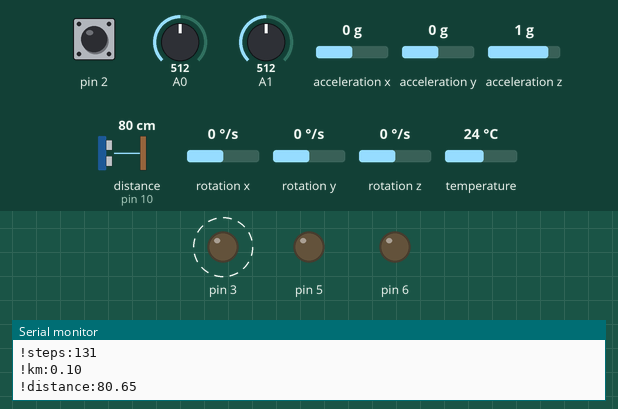
Simulated run of this sketch. Board: Arduino Uno, built with avr-gcc and run on an emulated ATmega328P. Shown: output pins drawn as LEDs (lit = HIGH), the last lines printed to the serial monitor. Dashed ring = blinking. Inputs (shaded band) come from the test bench; at power-on: A0 = 512, distance to the obstacle (sensor on pin 10) 80 cm, A1 = 512, pin 2 HIGH, acceleration x 0 g, acceleration y 0 g, acceleration z 1 g, rotation x 0 °/s, rotation y 0 °/s, rotation z 0 °/s, temperature 24 °C. The echo pulse lasts 58.3 µs per cm.

Above: at 1.2 s.
1.3 s: A0 set to 792
4.3 s: A0 set to 816
At 7.2 s:
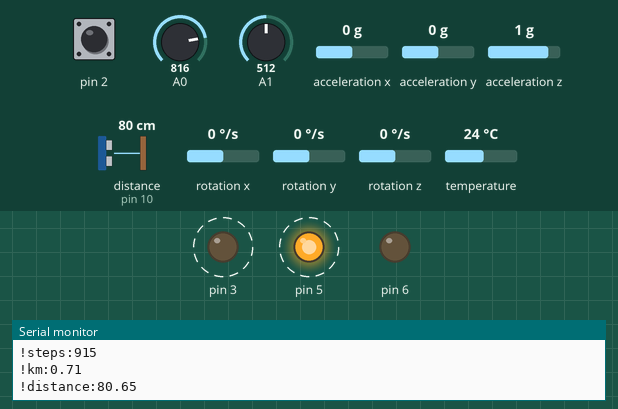
7.3 s: distance to the obstacle (sensor on pin 10) set to 2 cm
At 8.75 s:
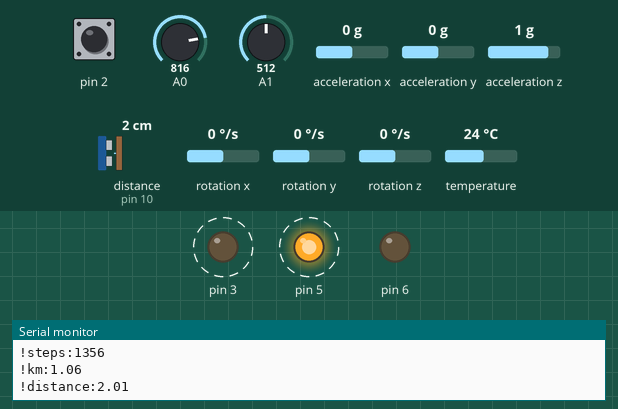
10.3 s: A1 set to 810
At 12.1 s:
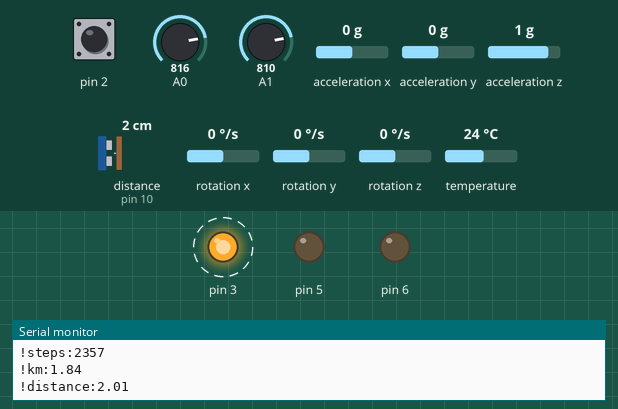
13.3 s: pin 2 pulled LOW for 0.15 s
At 14.2 s:
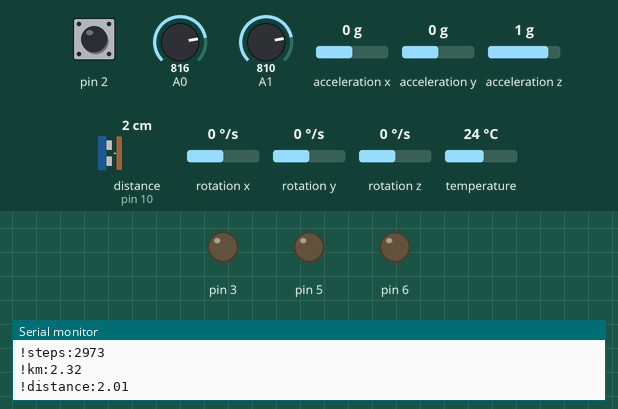
14.9 s: pin 2 pulled LOW for 1 s
At 15.75 s:
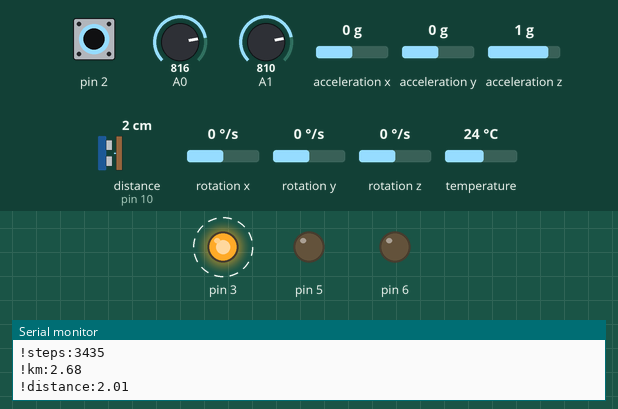
Timing chart, 0 to 19.1 s (numbered marks = the images above; inputs shaded):
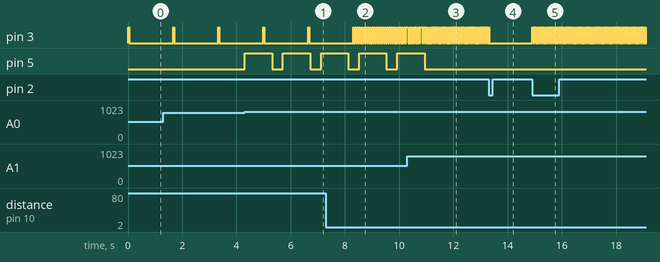

Measured:
- the behaviour switches between 800 and 801 on A0 (found by bisection; images 0 and 1)
- after the input at 4.3 s, pin 5: alternates HIGH for 1.0 s and LOW for 0.40 s, starting at once
- after the input at 7.3 s, pin 3: alternates HIGH for 0.03 s and LOW for 0.05 s, starting after 1.1 s
- after the input at 10.3 s, pin 3: alternates HIGH for 0.03 s and LOW for 0.03 s, starting at once
- after the input at 13.3 s, pin 3: goes on until 13.3 s, then stays LOW
- after the input at 14.9 s, pin 3: alternates HIGH for 0.03 s and LOW for 0.03 s, starting at once
- by itself, pin 3: alternates HIGH for 0.03 s and LOW for 1.6 s

The sketch:

cane_arduino.ino
```cpp
// Define debug for debug output printed with LOG
// #define DEBUG

#include "Log.h"
#include "Headlight.h"
#include "BouncingJoystick.h"
#include "StepGyro.h"
#include "Distancer.h"
#include "DistanceCalibrator.h"
#include "Buzzer.h"
#include "Feedback.h"
#include "SerialLogger.h"

Headlight light_left(6, 1000, 400);
Headlight light_right(5, 1000, 400);
BouncingJoystick joystick(A0, A1, 2);
Distancer distancer(9, 10, 400);
DistanceCalibrator calibrator(distancer);
StepGyro stepGyro = StepGyro();
Buzzer buzzer = Buzzer(3);
CalibrationFeedback calibrationFeedback(buzzer, 200, 300);
ObstacleFeedback obstacleFeedback(buzzer, 30, 1000);
SerialLogger logger(stepGyro, distancer);

void setup() {
    Serial.begin(115200);
    while (!Serial);

    joystick.init();
    stepGyro.init();
    buzzer.init();
    light_left.init();
    light_right.init();
    logger.init();
}

void loop() {
    light_left.loop();
    light_right.loop();
    calibrationFeedback.loop();
    obstacleFeedback.loop();
    stepGyro.loop();
    joystick.trackPressure();
    logger.loop();
    distancer.loop(stepGyro.getTemperature());

    Direction direction = joystick.getPulse();
    switch (direction) {
        case Direction::LEFT:
            light_left.flash(5);
            light_right.stop();
            Serial.print("!blink:");
            Serial.println("left");
            break;
        case Direction::RIGHT:
            light_right.flash(5);
            light_left.stop();
            Serial.print("!blink:");
            Serial.println("right");
            break;
        case Direction::UP:
            calibrator.calibrate(1);
            if (joystick.getToggle()) {
                calibrationFeedback.start(calibrator.getLevel());
            }
            break;
        case Direction::DOWN:
            calibrator.calibrate(-1);
            if (joystick.getToggle()) {
                calibrationFeedback.start(calibrator.getLevel());
            }
            break;
        default:
            break;
    }

    float relDistance = calibrator.getRelDistance();
    if (relDistance > 0 && joystick.getToggle()) {  // Only send feedback when it is not disabled by hte joystick button toggle
        obstacleFeedback.start(relDistance);        // Gets suppressed if there was already feedback a while ago
    }
}
```

BouncingJoystick.h
```cpp
#ifndef B0C19477_CF70_4591_8361_FA5AC3DBFE40
#define B0C19477_CF70_4591_8361_FA5AC3DBFE40

#include "Log.h"

/**
 * Direction enum
 *
 * Note that you can
 * - check if a direction is specified: if(direction)
 * - check if the direction is on the y axis: if(direction >= 3)
 */
enum Direction : uint8_t {
    NONE = 0, LEFT = 1, RIGHT = 2, UP = 3, DOWN = 4
};

/**
 * Wrapper class around a joystick input - with a twist!
 * The bouncing joystick can determine the direction in which the
 * joytick is held (LEFT, RIGH, UP, DOWN) and only sends one pulse.
 * So you have to move the joystick back to the middle before getting
 * a second input for the same direction.
 */
class BouncingJoystick {
private:
    int m_pinX, m_pinY, m_pinPress;
    bool m_isReceivingX, m_isReceivingY, m_isReceivingPress, m_buttonToggle;
public:
    BouncingJoystick(int pinX, int pinY, int pinPress) : m_pinX{pinX}, m_pinY{pinY}, m_pinPress{pinPress},
            m_isReceivingX{true}, m_isReceivingY{true}, m_isReceivingPress{true}, m_buttonToggle{true} {}
    void init() {
        pinMode(m_pinX, INPUT);
        pinMode(m_pinY, INPUT);
        pinMode(m_pinPress, INPUT_PULLUP);
    }
public:
    /**
     * Call this function in the loop.
     * Returns the direction of the current pulse.
     * Doesn't return the same direction twice
     * unless the joystick entered the neutral position again.
     */
    Direction getPulse() {
        int x = analogRead(m_pinX);
        int y = analogRead(m_pinY);

        LOG("Joystick ** X : ") LOG(x) LOG(" | Y : ") LOGLN(y)

        if (isNeutral(x)) {
            m_isReceivingX = true;
        }
        if (isNeutral(y)) {
            m_isReceivingY = true;
        }

        if (m_isReceivingX) {
            if (isLeft(x)) {
                m_isReceivingX = false;
                return Direction::LEFT;
            }
            if (isRight(x)) {
                m_isReceivingX = false;
                return Direction::RIGHT;
            }
        }
        if (m_isReceivingY) {
            if (isUp(y)) {
                m_isReceivingY = false;
                return Direction::UP;
            }
            if (isDown(y)) {
                m_isReceivingY = false;
                return Direction::DOWN;
            }
        }

        return Direction::NONE;
    }
    /**
     * Call this function in the loop.
     * Detects whether the joystick button is newly pressed.
     */
    bool trackPressure() {
        bool released = digitalRead(m_pinPress);
        LOG("Joystick ** Pressure : ") LOGLN(released)
        if (released) {
            m_isReceivingPress = true;
        } else if (m_isReceivingPress) {
            m_isReceivingPress = false;
            toggleButton();
            return true;
        }
        return false;
    }
    inline bool getToggle() const {
        LOG("Joystick ** button toggle : ") LOGLN(m_buttonToggle)
        return m_buttonToggle;
    }
private:
    inline bool isNeutral(int v) {return v > 400 && v < 600;}
    inline bool isLeft(int x) {return x < 200;}
    inline bool isRight(int x) {return x > 800;}
    inline bool isUp(int y) {return y < 200;}
    inline bool isDown(int y) {return y > 800;}
    void toggleButton() {
        m_buttonToggle = !m_buttonToggle;
    }
};

#endif /* B0C19477_CF70_4591_8361_FA5AC3DBFE40 */
```

Buzzer.h
```cpp
#ifndef CCDA9A23_9E7C_4AE2_9B43_8C1A6CE04D59
#define CCDA9A23_9E7C_4AE2_9B43_8C1A6CE04D59

class Buzzer {
private:
    int m_pin;
    bool m_isActive;
public:
    Buzzer(int pin) : m_pin{pin} {}
    void init() {
        pinMode(m_pin, OUTPUT);
    }
public:
    void activate() {
        m_isActive = true;
        digitalWrite(m_pin, HIGH);
    }
    void deactivate() {
        m_isActive = false;
        digitalWrite(m_pin, LOW);
    }
    inline bool isActive() const {return m_isActive;}
};

#endif /* CCDA9A23_9E7C_4AE2_9B43_8C1A6CE04D59 */
```

DistanceCalibrator.h
```cpp
#ifndef C4BCA107_D7D7_4294_A6C6_7A2B8F6E8E09
#define C4BCA107_D7D7_4294_A6C6_7A2B8F6E8E09

#include "Distancer.h"

#define MAX_CALIBRATOR_DISTANCE 100

const uint16_t distances[] = {75, 200, 400};
const uint8_t nDistances = 3;       // Must equal the amount of elements in distances[]

/**
 * Calibrator for the distancer.
 * Calibrates the maximum distance, used by the distancer to improve data
 * quality and calculate the relative distance <max_distance>/<distance>.
 */
class DistanceCalibrator {
private:
    uint8_t m_level;
    Distancer& m_dist;
public:
    DistanceCalibrator(Distancer& dist) : m_level{(int) nDistances/2 + 1}, m_dist{dist} {}
    /**
     * Tries to change the calibration by n steps.
     * Negative steps decrease the calibration, positive steps increase it.
     */
    uint8_t calibrate(int step) {
        m_level = constrain(m_level + step, 1, nDistances);
        m_dist.calibrate(distances[m_level - 1]);
        return m_level;
    }
    /**
     * Returns level of calibration.
     */
    uint8_t getLevel() {
        return m_level;
    }
    float getRelDistance() {
      float distance = m_dist.getDistance();
      if (distance > MAX_CALIBRATOR_DISTANCE) {
        return 0;
      }
      return (distance * m_level) / MAX_CALIBRATOR_DISTANCE;
    }
};

#endif /* C4BCA107_D7D7_4294_A6C6_7A2B8F6E8E09 */
```

Distancer.h
```cpp
#ifndef E873DC66_592D_4DAE_BB3C_0956A8480267
#define E873DC66_592D_4DAE_BB3C_0956A8480267

#include "Log.h"

#include <NewPing.h>

class Distancer {
private:
    NewPing m_sonar;
    int m_triggerPin, m_echoPin;
    uint16_t m_maxDistance;
    float m_distance;
public:
    Distancer(int triggerPin, int echoPin, uint16_t maxDistance) : m_maxDistance{maxDistance}, m_triggerPin{triggerPin},
            m_echoPin{echoPin}, m_sonar{NewPing(triggerPin, echoPin, maxDistance)}, m_distance{0} {

    }
public:
    void loop(float temp = 22.0) {
        // Calculate speed of sound based on temperature
        float speedOfSound = 331.3 + 0.606 * temp;
        unsigned int duration = m_sonar.ping();
        m_distance = (duration / 2.0) * (speedOfSound / 10000.0);
    }
    float getDistance() {
        return m_distance;
    }
    float getRelDistance() {
        float relDistance = m_distance ? m_distance / m_maxDistance : 0;
        LOG("Rel. distance: ") LOGLN(relDistance)
        return relDistance;
    }
    void calibrate(uint16_t maxDistance) {
        m_maxDistance = maxDistance;
        m_sonar = NewPing(m_triggerPin, m_echoPin, m_maxDistance);
        Serial.print("!max_distance:");
        Serial.println(m_maxDistance);
    }
};

#endif /* E873DC66_592D_4DAE_BB3C_0956A8480267 */
```

Feedback.h
```cpp
#ifndef AD657757_AB71_4428_92F7_378071D32D2F
#define AD657757_AB71_4428_92F7_378071D32D2F

#include "Log.h"

#include "Buzzer.h"
#include "Schedule.h"

class ObstacleFeedback : public Schedule {
private:
    Buzzer& m_buzzer;
    uint16_t m_durationOn, m_maxDurationOff;
    bool m_isBlocked;
    float m_relTime;
public:
    ObstacleFeedback(Buzzer& buzzer, uint16_t durationOn, uint16_t maxDurationOff) : m_buzzer{buzzer},
            m_durationOn{durationOn}, m_maxDurationOff{maxDurationOff}, m_isBlocked{false}, m_relTime{0} {}
public:
    void start(float relTime) {
        if (!m_isBlocked) {
            m_isBlocked = true;
            m_relTime = relTime;
            m_buzzer.activate();
            schedule(m_durationOn);
        }
    }
    virtual void run() override {
        if (m_isBlocked && m_buzzer.isActive()) {
            // Buzzer has played. Now mute it for some time to get
            // pings with a certain frequency. The frequency is determined
            // by the pause time calculated from the max pause time and
            // the relative time given at start()
            m_buzzer.deactivate();
            schedule((uint16_t) m_maxDurationOff * m_relTime);
        } else {
            // Buzzer has played AND paused. Unblock feedback for next obstacle iteration.
            LOG("Buzzer played for: ") LOGLN(m_maxDurationOff * m_relTime)
            m_isBlocked = false;
        }
    }
};

class CalibrationFeedback : public Schedule {
private:
    Buzzer& m_buzzer;
    uint8_t m_iCalib;
    uint16_t m_durationOn, m_durationOff;
public:
    CalibrationFeedback(Buzzer& buzzer, uint16_t durationOn, uint16_t durationOff) : m_buzzer{buzzer}, m_iCalib{0},
            m_durationOn{durationOn}, m_durationOff{durationOff} {}
public:
    void start(uint8_t level) {
        if (level > 0) {
            m_iCalib = level;
            m_buzzer.activate();
            schedule(m_durationOn);
        }
    }
    // Override run method - gets called at the end of the schedule
    virtual void run() {
        if (m_buzzer.isActive()) {
            m_buzzer.deactivate();
            schedule(m_durationOff);
        } else {
            start(m_iCalib - 1);
        }
    }
};

#endif /* AD657757_AB71_4428_92F7_378071D32D2F */
```

Headlight.h
```cpp
#ifndef A232C979_987D_4118_916B_C07BDF677309
#define A232C979_987D_4118_916B_C07BDF677309

#include "Schedule.h"

/**
 * The headlight class extends schedule.
 * When triggered, it makes the led flash n times
 * for a specified amount of time.
 */
class Headlight : public Schedule {
private:
    int m_pin;
    uint16_t m_durationOn, m_durationOff;
    uint8_t m_nFlashes;
    bool m_isEmitting;
public:
    Headlight(int pin, uint16_t durationOn, uint16_t durationOff) : m_pin{pin}, m_durationOn{durationOn}, m_durationOff{durationOff},
            m_nFlashes{0}, m_isEmitting{false} {}
    void init() {
        pinMode(m_pin, OUTPUT);
    }
public:
    void flash(uint8_t nFlashes = 1) {
        if (nFlashes > 0) {
            m_nFlashes = nFlashes;
            activateLight();
            schedule(m_durationOn);
        }
    }
    // Override run method - gets called at the end of the schedule
    virtual void run() {
        if (m_isEmitting) {
            deactivateLight();
            schedule(m_durationOff);
        } else {
            flash(m_nFlashes - 1);
        }
    }
    virtual void stop() override {
        Schedule::stop();
        deactivateLight();
    }
private:
    void activateLight() {
        digitalWrite(m_pin, HIGH);
        m_isEmitting = true;
    }
    void deactivateLight() {
        digitalWrite(m_pin, LOW);
        m_isEmitting = false;
    }
};

#endif /* A232C979_987D_4118_916B_C07BDF677309 */
```

Log.h
```cpp
#ifndef BF5DB609_C4D2_4298_8733_DF5B7F256F06
#define BF5DB609_C4D2_4298_8733_DF5B7F256F06

#ifdef DEBUG
#define LOG(str) Serial.print(str);
#define LOGLN(str) Serial.println(str);
#else
#define LOG(str)
#define LOGLN(str)
#endif

#endif /* BF5DB609_C4D2_4298_8733_DF5B7F256F06 */
```

Schedule.h
```cpp
#ifndef C247270E_9DA3_4EFF_B494_CBC5C615504C
#define C247270E_9DA3_4EFF_B494_CBC5C615504C

#define MAX_LONG 4294967295

class Schedule {
private:
    unsigned long m_scheduled;
public:
    Schedule() : m_scheduled{MAX_LONG} {}
    void schedule(long ms) {
        m_scheduled = millis() + ms;
    }
    virtual void loop() {
        if (millis() > m_scheduled) {
            m_scheduled = MAX_LONG;
            run();
        }
    }
    virtual void run() {
        Serial.println("Scheduled event.");
    }
    virtual void stop() {
        m_scheduled = MAX_LONG;
    }
};

#endif /* C247270E_9DA3_4EFF_B494_CBC5C615504C */
```

SerialLogger.h
```cpp
#ifndef SERIAL_OUTPUT_H
#define SERIAL_OUTPUT_H

#include "Schedule.h"

#include "StepGyro.h"
#include "Distancer.h"

#define LOGGING_TIME 250

class SerialLogger : public Schedule {
private:
    StepGyro& m_stepGyro;
    Distancer& m_distancer;
public:
    SerialLogger(StepGyro& stepGyro, Distancer& dist) : m_stepGyro{stepGyro}, m_distancer{dist} {

    }
    void init() {
      schedule(LOGGING_TIME);
    }
    virtual void run() override {
      Serial.print("!steps:");
      Serial.println(m_stepGyro.getSteps());
      Serial.print("!km:");
      Serial.println(m_stepGyro.getKms());
      Serial.print("!distance:");
      Serial.println(m_distancer.getDistance());

      schedule(LOGGING_TIME);
    }
};


#endif
```

StepGyro.h
```cpp
#ifndef A919C22B_8B39_4E0B_8F3A_31261522E8BA
#define A919C22B_8B39_4E0B_8F3A_31261522E8BA

// I2Cdev and MPU6050 must be installed as libraries, or else the .cpp/.h files
// for both classes must be in the include path of your project
#include "Wire.h"
#include "I2Cdev.h"
#include "MPU6050.h"

// Sensitivity scale factors
#define m_accel_SCALE_FACTOR_2G 16384.0
#define GYRO_SCALE_FACTOR_250DPS 131.0
#define CALIBRATION_CYCLES 6

// Factors for calculating steps
#define STEP_THRESHOLD 15000
#define STRIDE_LENGTH 0.78      // Average stride length in meters (adjust as needed)

/**
 * Human-Readable data from the gyro and acceleration sensors.
 * Also detects steps and kilometers walked.
 */
struct GyroData {
    float ax, ay, az, gx, gy, gz;
};

class StepGyro {
private:
    MPU6050 m_mpu;
    int16_t ax, ay, az;
    int16_t last_ax, last_ay, last_az;
    long m_stepCount;
    float m_distanceWalked ;
public:
    StepGyro() : last_ax{0}, last_ay{0}, last_az{0}, m_stepCount{0}, m_distanceWalked{0} {}
    void init() {
        Wire.begin();
        m_mpu.initialize();
        if (!m_mpu.testConnection()) {
            Serial.println("MPU6050 connection failed");
            while (1);
        }
        // Perform automatic calibration
        m_mpu.CalibrateAccel(CALIBRATION_CYCLES);
        m_mpu.CalibrateGyro(CALIBRATION_CYCLES);
        m_mpu.PrintActiveOffsets();
    }
public:
    void loop() {
        calculateSteps();
    }
public:
    float getTemperature() {
        int16_t rawTemp = m_mpu.getTemperature();
        return (float) (rawTemp / 340.0 + 36.53);
    }
    long getSteps() const {
      return m_stepCount;
    }
    float getKms() const {
      return m_distanceWalked;
    }
private:
    void calculateSteps() {
        m_mpu.getAcceleration(&ax, &ay, &az);

        last_ax = 0;
        last_ay = 0;
        last_az = 0;

        // Simple peak detection for step counting
        if ((abs(ax - last_ax) > STEP_THRESHOLD) || (abs(ay - last_ay) > STEP_THRESHOLD) || (abs(az - last_az) > STEP_THRESHOLD)) {
            m_stepCount++;
            m_distanceWalked = (m_stepCount * STRIDE_LENGTH) / 1000.0;      // Convert to kilometers
        }

        last_ax = ax;
        last_ay = ay;
        last_az = az;
    }
};

#endif /* A919C22B_8B39_4E0B_8F3A_31261522E8BA */
```
